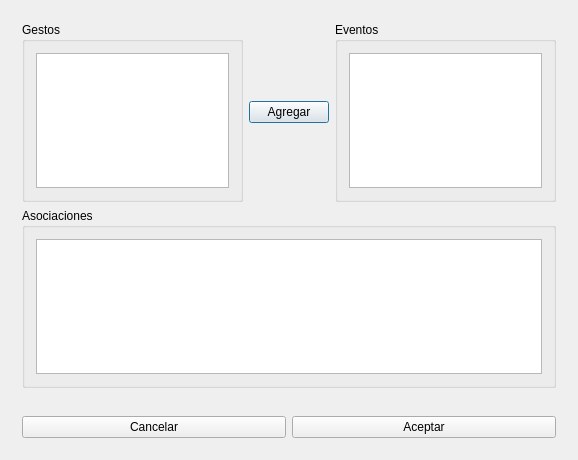
<?xml version="1.0" encoding="UTF-8"?>
<ui version="4.0">
 <class>AddAsociationClass</class>
 <widget class="QDialog" name="AddAsociationClass">
  <property name="geometry">
   <rect>
    <x>0</x>
    <y>0</y>
    <width>578</width>
    <height>460</height>
   </rect>
  </property>
  <property name="windowTitle">
   <string>Agregar asociación</string>
  </property>
  <layout class="QVBoxLayout" name="verticalLayout">
   <item>
    <widget class="QWidget" name="widget" native="true">
     <layout class="QGridLayout" name="gridLayout_4">
      <item row="0" column="0">
       <widget class="QGroupBox" name="groupBox">
        <property name="title">
         <string>Gestos</string>
        </property>
        <layout class="QGridLayout" name="gridLayout">
         <item row="0" column="0">
          <widget class="QListWidget" name="gestosView">
           <property name="toolTip">
            <string>&lt;!DOCTYPE HTML PUBLIC &quot;-//W3C//DTD HTML 4.0//EN&quot; &quot;http://www.w3.org/TR/REC-html40/strict.dtd&quot;&gt;
&lt;html&gt;&lt;head&gt;&lt;meta name=&quot;qrichtext&quot; content=&quot;1&quot; /&gt;&lt;style type=&quot;text/css&quot;&gt;
p, li { white-space: pre-wrap; }
&lt;/style&gt;&lt;/head&gt;&lt;body style=&quot; font-family:'Segoe UI'; font-size:9pt; font-weight:400; font-style:normal;&quot;&gt;
&lt;p style=&quot; margin-top:0px; margin-bottom:0px; margin-left:0px; margin-right:0px; -qt-block-indent:0; text-indent:0px;&quot;&gt;Gestos cargados&lt;/p&gt;&lt;/body&gt;&lt;/html&gt;</string>
           </property>
          </widget>
         </item>
        </layout>
       </widget>
      </item>
      <item row="0" column="1">
       <widget class="QPushButton" name="addAsociacion">
        <property name="toolTip">
         <string>Agregar asociación seleccionada</string>
        </property>
        <property name="text">
         <string>Agregar</string>
        </property>
       </widget>
      </item>
      <item row="0" column="2">
       <widget class="QGroupBox" name="groupBox_2">
        <property name="title">
         <string>Eventos</string>
        </property>
        <layout class="QGridLayout" name="gridLayout_2">
         <item row="0" column="0">
          <widget class="QListWidget" name="eventosView">
           <property name="toolTip">
            <string>&lt;!DOCTYPE HTML PUBLIC &quot;-//W3C//DTD HTML 4.0//EN&quot; &quot;http://www.w3.org/TR/REC-html40/strict.dtd&quot;&gt;
&lt;html&gt;&lt;head&gt;&lt;meta name=&quot;qrichtext&quot; content=&quot;1&quot; /&gt;&lt;style type=&quot;text/css&quot;&gt;
p, li { white-space: pre-wrap; }
&lt;/style&gt;&lt;/head&gt;&lt;body style=&quot; font-family:'Segoe UI'; font-size:9pt; font-weight:400; font-style:normal;&quot;&gt;
&lt;p style=&quot; margin-top:0px; margin-bottom:0px; margin-left:0px; margin-right:0px; -qt-block-indent:0; text-indent:0px;&quot;&gt;Eventos cargados&lt;/p&gt;&lt;/body&gt;&lt;/html&gt;</string>
           </property>
          </widget>
         </item>
        </layout>
       </widget>
      </item>
      <item row="1" column="0" colspan="3">
       <widget class="QGroupBox" name="groupBox_3">
        <property name="title">
         <string>Asociaciones</string>
        </property>
        <layout class="QGridLayout" name="gridLayout_3">
         <item row="0" column="0">
          <widget class="QListWidget" name="asociacionesView">
           <property name="toolTip">
            <string>&lt;!DOCTYPE HTML PUBLIC &quot;-//W3C//DTD HTML 4.0//EN&quot; &quot;http://www.w3.org/TR/REC-html40/strict.dtd&quot;&gt;
&lt;html&gt;&lt;head&gt;&lt;meta name=&quot;qrichtext&quot; content=&quot;1&quot; /&gt;&lt;style type=&quot;text/css&quot;&gt;
p, li { white-space: pre-wrap; }
&lt;/style&gt;&lt;/head&gt;&lt;body style=&quot; font-family:'Segoe UI'; font-size:9pt; font-weight:400; font-style:normal;&quot;&gt;
&lt;p style=&quot; margin-top:0px; margin-bottom:0px; margin-left:0px; margin-right:0px; -qt-block-indent:0; text-indent:0px;&quot;&gt;Asociaciones cargadas&lt;/p&gt;&lt;/body&gt;&lt;/html&gt;</string>
           </property>
          </widget>
         </item>
        </layout>
       </widget>
      </item>
     </layout>
    </widget>
   </item>
   <item>
    <widget class="QWidget" name="widget_2" native="true">
     <layout class="QHBoxLayout" name="horizontalLayout">
      <item>
       <widget class="QPushButton" name="pushButton_2">
        <property name="text">
         <string>Cancelar</string>
        </property>
       </widget>
      </item>
      <item>
       <widget class="QPushButton" name="pushButton">
        <property name="text">
         <string>Aceptar</string>
        </property>
       </widget>
      </item>
     </layout>
    </widget>
   </item>
  </layout>
 </widget>
 <layoutdefault spacing="6" margin="11"/>
 <resources/>
 <connections>
  <connection>
   <sender>pushButton_2</sender>
   <signal>clicked()</signal>
   <receiver>AddAsociationClass</receiver>
   <slot>reject()</slot>
   <hints>
    <hint type="sourcelabel">
     <x>174</x>
     <y>431</y>
    </hint>
    <hint type="destinationlabel">
     <x>183</x>
     <y>456</y>
    </hint>
   </hints>
  </connection>
  <connection>
   <sender>pushButton</sender>
   <signal>clicked()</signal>
   <receiver>AddAsociationClass</receiver>
   <slot>accept()</slot>
   <hints>
    <hint type="sourcelabel">
     <x>414</x>
     <y>432</y>
    </hint>
    <hint type="destinationlabel">
     <x>426</x>
     <y>455</y>
    </hint>
   </hints>
  </connection>
 </connections>
</ui>
